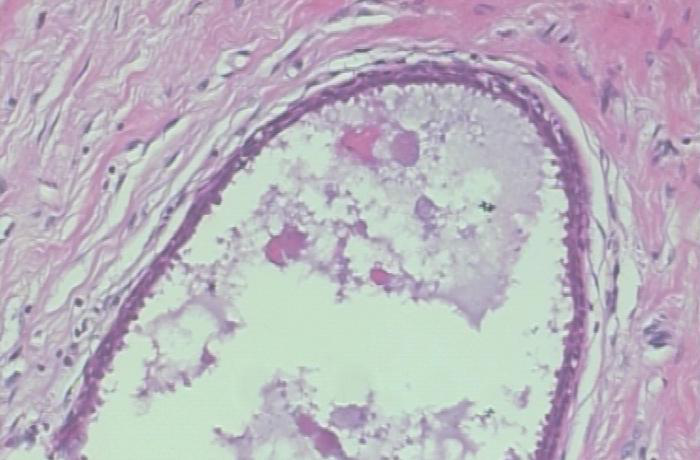
#> input picture Ai_GUI/SOB_B_A-14-22549AB-100-001.png, 700 x 460 px, given as the content of the folder benign, which was not available
$ python augment_images_2.py
#> lines starting #> are read from the running program, lines starting #| are printed output that depends on the picture; pictures that were not available may be replaced by others from this repository, and a replacement may not be noted
from PIL import Image
import numpy as np
import math
import os
from colorsys import rgb_to_hsv, hsv_to_rgb


def resize_image(img_name):
#> called with img_name = 'benign/SOB_B_A-14-22549AB-100-001'
    shorterside = 250
    pilimg = Image.open(img_name+".png")
#> pilimg is the input picture: PIL image 700x460 RGB; mean R, G, B 187.6, 180.9, 191
    w,h=pilimg.size
#> w = 700; h = 460

    if w > h:
      longerside= np.int32(math.floor(float(shorterside)*w/float(h)))
#> longerside = 380
      neww=longerside
#> neww = 380
      newh=shorterside
    elif h > w:
      longerside= np.int32(math.floor(float(shorterside)*h/float(w)))
      newh=longerside
      neww=shorterside
    else:
      newh=shorterside
      neww=shorterside
    resimg=pilimg.resize((neww,newh))
    im = np.array(resimg,dtype=np.float32)

    if(im.ndim<3):
      im=np.expand_dims(im,2)
      im=np.concatenate((im,im,im),2)

    if(im.shape[2]>3):
      im=im[:,:,0:3]

    return im


def save_image(img, img_name):
    result = Image.fromarray(img.astype('uint8'))
    result.save("augmented_"+img_name)


def horizontal_flip(img, img_name):
#> called with img_name = 'benign/SOB_B_A-14-22549AB-100-001'
    flipped = np.zeros_like(img)
    h = len(img)
#> h = 250
    w = len(img[0])
#> w = 380
    for i in range(len(img)):
        for j in range(len(img[i])):
            flipped[i][w-j-1] = img[i][j]
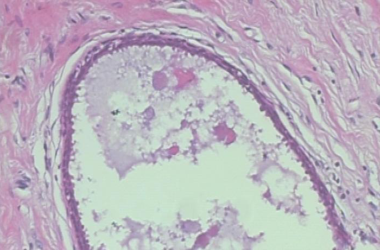
#> flipped: shape (250, 380, 3) float32; mean R, G, B 187.6, 180.9, 191
    save_image(flipped, img_name+"_horizontal_flip.jpg")


def vertical_flip(img, img_name):
#> called with img_name = 'benign/SOB_B_A-14-22549AB-100-001'
    flipped = np.zeros_like(img)
    h = len(img)
#> h = 250
    w = len(img[0])
#> w = 380
    for i in range(len(img)):
        flipped[h-i-1] = img[i]
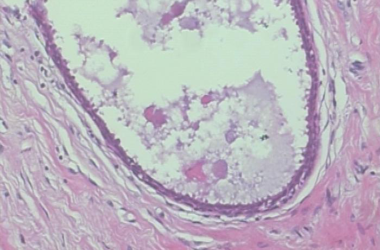
#> flipped: shape (250, 380, 3) float32; mean R, G, B 187.6, 180.9, 191
    save_image(flipped, img_name+"_vertical_flip.jpg")


def rotate(img):
    h = len(img)
#> h = 250
    w = len(img[0])
#> w = 380
    rotated = np.zeros((w, h, 3))
    for i in range(w):
        for j in range(h):
            rotated[i][j] = img[h-j-1][i]
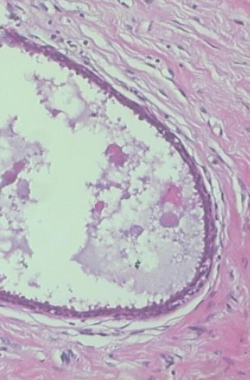
#> rotated: shape (380, 250, 3) float64; mean R, G, B 187.6, 180.9, 191
    return rotated


def rotate_full(img, img_name):
    rotated = rotate(img)
    save_image(rotated, img_name+"_rotated_90.jpg")
    rotated = rotate(rotated)
#> in rotate (call 2), `w = len(img[0])`: w = 250
#> after the loop in rotate (call 2), `for i in range(w):`:
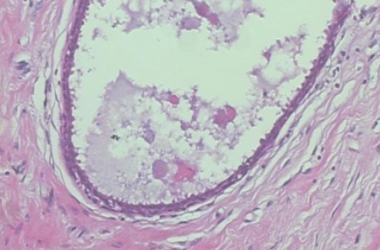
#> rotated: shape (250, 380, 3) float64; mean R, G, B 187.6, 180.9, 191
    save_image(rotated, img_name+"_rotated_180.jpg")
    rotated = rotate(rotated)
#> in rotate (call 3), `w = len(img[0])`: w = 380
#> after the loop in rotate (call 3), `for i in range(w):`:
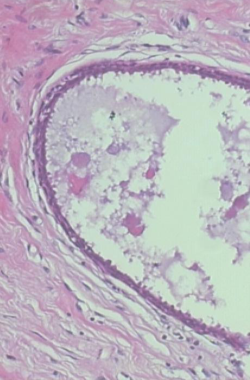
#> rotated: shape (380, 250, 3) float64; mean R, G, B 187.6, 180.9, 191
    save_image(rotated, img_name+"_rotated_270.jpg")


def random_brightness(img, img_name):
#> called with img_name = 'benign/SOB_B_A-14-22549AB-100-001'
    rounds = 5
    for r in range(rounds):
        brightness_multiplier = np.random.uniform() + 0.5
        brightened = np.zeros_like(img)
        for i in range(len(img)):
            for j in range(len(img[i])):
                (h,s,v) = rgb_to_hsv(img[i][j][0], img[i][j][1], img[i][j][2])
                v *= brightness_multiplier
                v = min(255, v)
                brightened[i][j] = hsv_to_rgb(h,s,v)
        save_image(brightened, img_name+"_brightened_"+str(r)+".jpg")
#> this loop made 5 passes
#> pass 3, in save_image (call 8), `result = Image.fromarray(img.astype('uint8'))`:
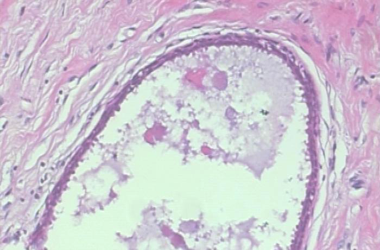
#> result: PIL image 380x250 RGB; mean R, G, B 206.4, 199, 210.1
#> after the loop:
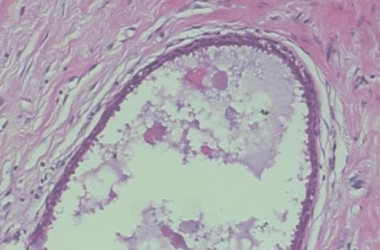
#> brightened: shape (250, 380, 3) float32; mean R, G, B 173.3, 167.1, 176.4


def augment_image(img_name):
    img = resize_image(img_name)

    # augmentation
    horizontal_flip(img, img_name)
    vertical_flip(img, img_name)
    rotate_full(img, img_name)
    random_brightness(img, img_name)


if __name__=='__main__':
    directories = ["benign", "malignant"]
    for img_dir in directories:
        try:
            os.mkdir("augmented_"+img_dir)
        except: OSError
        for filename in os.listdir(img_dir):
            if filename.endswith(".png"):
                img_name = os.path.splitext(filename)[0]
                augment_image(os.path.join(img_dir, img_name))
